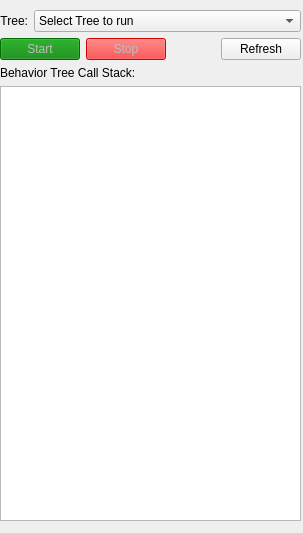
<?xml version="1.0" encoding="UTF-8"?>
<ui version="4.0">
 <class>MissionPanel</class>
 <widget class="QWidget" name="MissionPanel">
  <property name="geometry">
   <rect>
    <x>0</x>
    <y>0</y>
    <width>303</width>
    <height>533</height>
   </rect>
  </property>
  <property name="windowTitle">
   <string>Form</string>
  </property>
  <widget class="QWidget" name="verticalLayoutWidget">
   <property name="geometry">
    <rect>
     <x>0</x>
     <y>10</y>
     <width>301</width>
     <height>511</height>
    </rect>
   </property>
   <layout class="QVBoxLayout" name="verticalLayout">
    <item>
     <layout class="QHBoxLayout" name="horizontalLayout_2">
      <item>
       <widget class="QLabel" name="label">
        <property name="sizePolicy">
         <sizepolicy hsizetype="Minimum" vsizetype="Preferred">
          <horstretch>0</horstretch>
          <verstretch>0</verstretch>
         </sizepolicy>
        </property>
        <property name="text">
         <string>Tree:</string>
        </property>
        <property name="alignment">
         <set>Qt::AlignRight|Qt::AlignTrailing|Qt::AlignVCenter</set>
        </property>
       </widget>
      </item>
      <item>
       <widget class="QComboBox" name="btSelect">
        <property name="sizePolicy">
         <sizepolicy hsizetype="Expanding" vsizetype="Fixed">
          <horstretch>0</horstretch>
          <verstretch>0</verstretch>
         </sizepolicy>
        </property>
        <item>
         <property name="text">
          <string>Select Tree to run</string>
         </property>
        </item>
       </widget>
      </item>
     </layout>
    </item>
    <item>
     <layout class="QHBoxLayout" name="horizontalLayout">
      <item>
       <widget class="QPushButton" name="btStart">
        <property name="enabled">
         <bool>false</bool>
        </property>
        <property name="styleSheet">
         <string notr="true">QPushButton {background-color: green;}</string>
        </property>
        <property name="text">
         <string>Start</string>
        </property>
       </widget>
      </item>
      <item>
       <widget class="QPushButton" name="btStop">
        <property name="enabled">
         <bool>false</bool>
        </property>
        <property name="styleSheet">
         <string notr="true">QPushButton {background-color: red;}</string>
        </property>
        <property name="text">
         <string>Stop</string>
        </property>
       </widget>
      </item>
      <item>
       <spacer name="horizontalSpacer">
        <property name="orientation">
         <enum>Qt::Horizontal</enum>
        </property>
        <property name="sizeHint" stdset="0">
         <size>
          <width>40</width>
          <height>20</height>
         </size>
        </property>
       </spacer>
      </item>
      <item>
       <widget class="QPushButton" name="btRefresh">
        <property name="text">
         <string>Refresh</string>
        </property>
       </widget>
      </item>
     </layout>
    </item>
    <item>
     <widget class="QLabel" name="label_2">
      <property name="text">
       <string>Behavior Tree Call Stack:</string>
      </property>
     </widget>
    </item>
    <item>
     <widget class="QTreeView" name="btStackView">
      <property name="alternatingRowColors">
       <bool>true</bool>
      </property>
      <attribute name="headerVisible">
       <bool>true</bool>
      </attribute>
     </widget>
    </item>
   </layout>
  </widget>
 </widget>
 <resources/>
 <connections/>
</ui>
